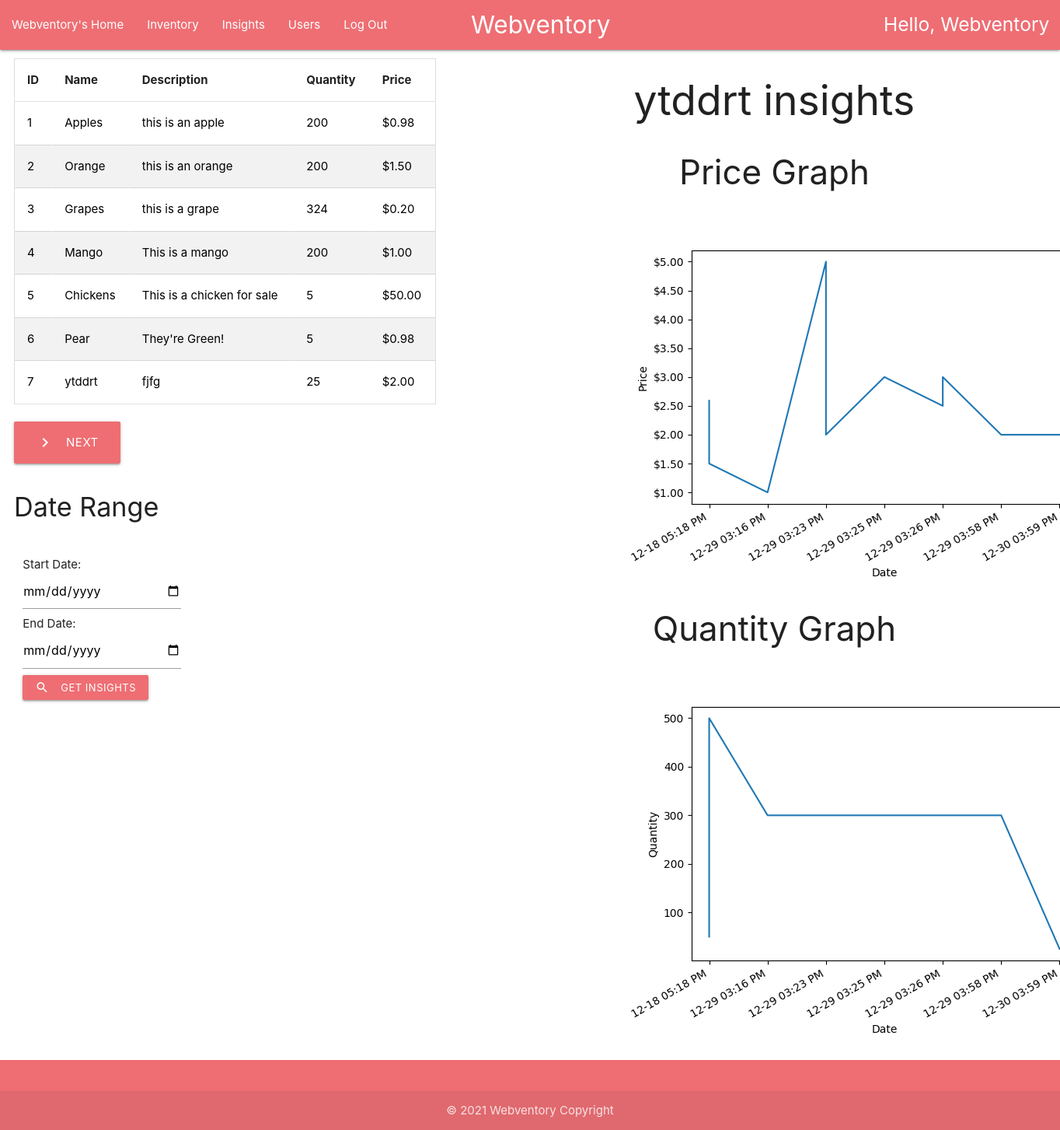
/userInsights/7/ (signed in), run on the app's committed database.
### home/models.py (models this page shows, shortened)
class User(AbstractUser):
    username = models.CharField(max_length=30, unique=True)
    email = models.CharField(max_length=100)
    password = models.CharField(max_length=30)
    def __str__(self):
        return self.username

class Item(models.Model):
    id = models.AutoField(unique=True, primary_key=True)
    name = models.CharField(max_length=30)
    description = models.CharField(max_length=100)
    quantity = models.IntegerField()
    price = models.DecimalField(max_digits=9,decimal_places=2)
    user_visibility = models.TextField()
    def get_user_visibility(self):
        return self.user_visibility.split(',')

### home/views.py (the view)
# urls.py: path('userInsights/', views.user_insights),
@login_required(login_url='/login')
def user_insights(request, item_id=0, item_range=20):
    items = Item.objects.filter(id__range=(
        (item_range - 20), item_range), user_visibility__contains=f'{request.user},').select_related()
    if item_id != 0:
        item = Item.objects.get(id=item_id)
        if request.POST:
            startDateQuery = request.POST['startDate'].split('-')
            endDateQuery = request.POST['endDate'].split('-')
            startDate = datetime.datetime(int(startDateQuery[0]), int(startDateQuery[1]), int(startDateQuery[2]))
            endDate = datetime.datetime(int(endDateQuery[0]), int(endDateQuery[1]), int(endDateQuery[2]))
            if (startDate < endDate):
                item_history = ItemHistory.objects.filter(item_id=item, date_of_change__gte=startDate,date_of_change__lte=endDate)
            else:
                item_history = ItemHistory.objects.filter(
                    item_id=item).select_related()
        else:
            item_history = ItemHistory.objects.filter(
                item_id=item).select_related()
        price_graph = quantity_graph = ''
        if len(item_history) > 1:
            date_change = [x.date_of_change.strftime(
                '%m-%d %I:%M %p') for x in item_history if x.date_of_change]
            price_graph = f"home/temp/{request.user}/" + str(graph(
                date_change,
                [y.price_after for y in item_history
                 if y.price_after], str(request.user), True))
            quantity_graph = f"home/temp/{request.user}/" + str(graph(
                date_change,
                [y.quantity_after for y in item_history if
                 y.quantity_after], str(request.user), False))
        return render(request, 'home/userHomeInsights.html', {"username": str(request.user).title(),
                                                              "items": items,
                                                              "price_graph": price_graph,
                                                              "quantity_graph": quantity_graph,
                                                              "item": item,
                                                              "item_id": item_id, "item_range": item_range})
    return render(request, 'home/userHomeInsights.html',
                  {"username": str(request.user).title(), "items": items, "item_id": item_id,
                   "item_range": item_range, })

### home/figures.py (called while the page is built)
def graph(x:list, y:list, username:str, is_price_graph):
    fig, ax = plt.subplots()
    ax.plot(x, y)
    ax.set(xlabel="Date")
    if is_price_graph:
        ax.yaxis.set_major_formatter(StrMethodFormatter('${x:.2f}'))
        ax.set(ylabel="Price")
    else:
        ax.set(ylabel="Quantity")
    fig.autofmt_xdate()
    user_path = os.path.join(os.path.dirname(__file__),"static","home", "temp", f'{username}')
    if not os.path.exists(user_path):
        os.makedirs(user_path)
    os.chdir(user_path)
    filename = f'graph_{random.randint(0,sys.maxsize)}.png'
    fig.savefig(filename, format="png")
    return filename

### home/templates/home/userHomeInsights.html (shortened to what this page needs)
{% extends 'home/userHome.html' %}
{% block content %}
<div class="row" style="padding-left: 0.5%">
    <div class="container-fluid">
        <div class="col s5 left">
            <div class="center" style="padding-top:2%;">
                {% if items %}
                <table id="myTable">
                    <thead>
                    <tr>
                        <th>ID</th>
                        <th>Name</th>
                        <th>Description</th>
                        <th>Quantity</th>
                        <th>Price</th>
                    </tr>
                    </thead>
                    <tbody>
                    {% for item in items %}
                    {% if user.username in item.get_user_visibility %}
                    <tr>
                        <td>
                            <a style="color: black" href="/userInsights/{{item.id}}">
                                {{ item.id }}
                            </a>
                        </td>
                        <td>
                            <a style="color: black" href="/userInsights/{{item.id}}">
                                {{ item.name }}
                            </a>
                        </td>
                        <td>
                            <a style="color: black" href="/userInsights/{{item.id}}">
                                {{ item.description }}
                            </a>
                        </td>
                        <td>
                            <a style="color: black" href="/userInsights/{{item.id}}">
                                {{ item.quantity }}
                            </a>
                        </td>
                        <td>
                            <a style="color: black" href="/userInsights/{{item.id}}">
                                ${{ item.price|floatformat:2 }}
                            </a>
                        </td>
                    </tr>
                    {% endif %}
                    {% endfor %}
                    </tbody>
                </table>
                {% elif item_range == 20 %}
                <h4>No items in Inventory.</h4>
                {% else %}
                <h4>No Items Left.</h4>
                {% endif %}
                <br/>
                <div class="left">
                    <span>
                       {% if items %}
                      <a
                              class="waves-effect waves-light btn-large hoverable"
                              style="background-color: #ee6e73"
                              href="/userInsights/{{item_id}}/{{item_range|add:'20'}}"
                      ><i class="material-icons left">navigate_next</i>Next</a
                      >
                      {% endif %}
                    </span>
                </div>
            </div>
            <div class="" style="margin-left: 0px">
                <br>
                <br>
                <br>
                {% if item %}
                <div>
                    {% load static %}
                    <h4 class="left">Date Range</h4>
                    <br>
                    <br>
                    <br>
                    <br>
                    <form name="dateRange" action="/userInsights/{{item.id}}/" method="post">
                        <div class="input-field left col s5">
                            Start Date:<input
                                id="startDate"
                                type="date"
                                class="datepicker"
                                name="startDate"
                        />
                            End Date:<input
                                id="endDate"
                                type="date"
                                class="datepicker"
                                name="endDate"
                        />
                            <button
                                    type="submit"
                                    class="left btn btn-small hoverable"
                                    style="background-color: #ee6e73"
                                    name="action"
                            >
                                <i class="material-icons left">search</i>Get Insights
                            </button>
                        </div>
                    </form>
                </div>
                {% endif %}
            </div>
        </div>
        <div class="col offset-s2 s4 center container-fluid" style="padding-right: 5%">
            {% load static %}
            <h2 style="margin-bottom: 40px">{{item.name}} insights</h2>
            {%if item and user.username in item.get_user_visibility %}
            <h3>Price Graph</h3>
            <span style="font-size: 30px; font-weight: bold">
      <img src="{% static price_graph %}" alt="No insights found yet!"/>
    </span>
            <h3>Quantity Graph</h3>
            <span style="font-size: 30px; font-weight: bold">
      <img src="{% static quantity_graph %}" alt="No insights found yet!"/>
    </span>
            {% elif not item %}
            {% include "home/card.html" with msg="Select an item to see your insights." %}
            {% else %}
            <h3>No insights found yet!</h3>
            {% endif %}
        </div>
    </div>
</div>
{% endblock %}

### home/templates/home/userHome.html (shortened to what this page needs)
{% extends "home/userHomeBase.html" %}
{% block content %}
{% load static %}
{% endblock %}

### home/templates/home/userHomeBase.html (shortened to what this page needs)
<!DOCTYPE html>
<html lang="en">
<head>
    {% load static %}
    <link rel="stylesheet" href="{% static 'home/css/materialize.css' %}">
    <link rel="stylesheet" href="{% static 'home/css/style.css' %}">
</head>
<body>
<nav>
    <div class="nav-wrapper container-fluid">
        <a href="/" class="brand-logo center" style="padding-left: 2%"
        >Webventory</a
        >
        <ul class="left hide-on-med-and-down">
            <li><a href="/userHome">{{username}}'s Home</a></li>
            <li><a href="/userInventory">Inventory</a></li>
            <li><a href="/userInsights">Insights</a></li>
            <li><a href="/userUsers">Users</a></li>
            <li><a href="/logout">Log Out</a></li>
        </ul>
        <h5 class="right" style="padding-right: 1%; padding-top: 0.125%">
            Hello, {{username}}
        </h5>
    </div>
</nav>
<main>
    {% block content %}
    {% endblock %}
</main>
<footer class="page-footer">
    <div class="footer-copyright">
        <div class="container center">© 2021 Webventory Copyright</div>
    </div>
</footer>
</body>
</html>

### home/static/home/css/style.css (style rules this page uses)
body { display: flex; min-height: 100vh; flex-direction: column; }
main { flex: 1 0 auto; }
table { border-spacing: 0; width: 100%; border: 1px solid #ddd; }
th { cursor: pointer; }
th, td { text-align: left; padding: 16px; }
tr:nth-child(even) { background-color: #f2f2f2 }

### data on the page
User: username "Webventory"
Item: id "1", name "Apples", description "this is an apple", quantity "200", price "0.98"
Item: id "2", name "Orange", description "this is an orange", quantity "200", price "1.50"
Item: id "3", name "Grapes", description "this is a grape", quantity "324", price "0.20"
Item: id "4", name "Mango", description "This is a mango", quantity "200", price "1.00"
Item: id "5", name "Chickens", description "This is a chicken for sale", quantity "5", price "50.00"
Item: id "6", name "Pear", description "They're Green!", quantity "5", price "0.98"
Item: id "7", name "ytddrt", description "fjfg", quantity "25", price "2.00"
